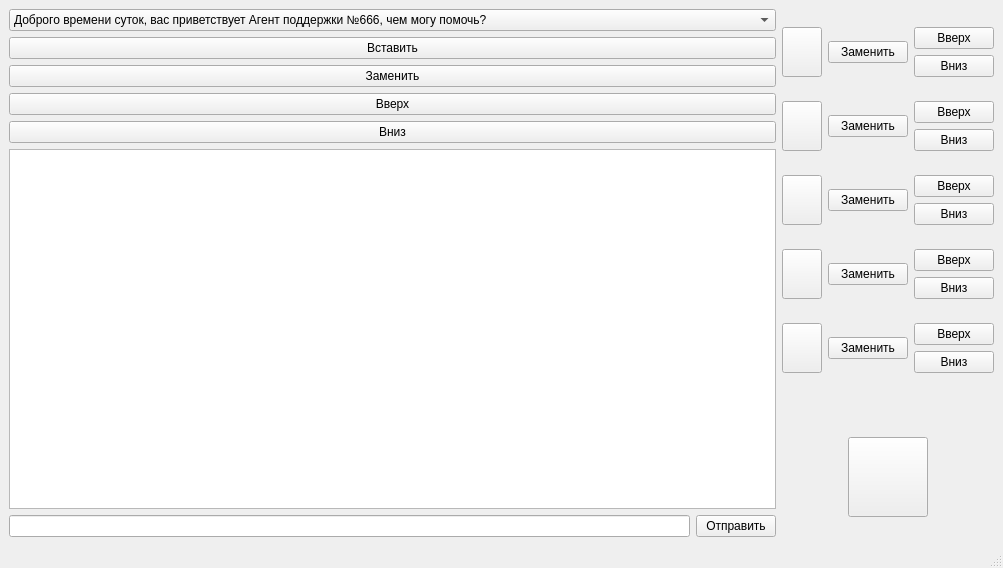
<?xml version="1.0" encoding="UTF-8"?>
<ui version="4.0">
 <class>MainWindow</class>
 <widget class="QMainWindow" name="MainWindow">
  <property name="geometry">
   <rect>
    <x>0</x>
    <y>0</y>
    <width>1003</width>
    <height>568</height>
   </rect>
  </property>
  <property name="windowTitle">
   <string>MainWindow</string>
  </property>
  <widget class="QWidget" name="centralwidget">
   <layout class="QHBoxLayout" name="horizontalLayout_12">
    <item>
     <layout class="QVBoxLayout" name="verticalLayout_8">
      <item>
       <widget class="QComboBox" name="comboBox">
        <item>
         <property name="text">
          <string>Доброго времени суток, вас приветствует Агент поддержки №666, чем могу помочь?</string>
         </property>
        </item>
        <item>
         <property name="text">
          <string>Опишите вашу проблему в деталях</string>
         </property>
        </item>
        <item>
         <property name="text">
          <string>Соединяю вас со специалистом по Вашему вопросу</string>
         </property>
        </item>
        <item>
         <property name="text">
          <string>Подождите пару минут,</string>
         </property>
        </item>
        <item>
         <property name="text">
          <string>Как Вы оцените нашу работу?</string>
         </property>
        </item>
       </widget>
      </item>
      <item>
       <widget class="QPushButton" name="pushButton_2">
        <property name="text">
         <string>Вставить</string>
        </property>
       </widget>
      </item>
      <item>
       <widget class="QPushButton" name="pushButton_3">
        <property name="text">
         <string>Заменить</string>
        </property>
       </widget>
      </item>
      <item>
       <widget class="QPushButton" name="pushButton_4">
        <property name="text">
         <string>Вверх</string>
        </property>
       </widget>
      </item>
      <item>
       <widget class="QPushButton" name="pushButton_5">
        <property name="text">
         <string>Вниз</string>
        </property>
       </widget>
      </item>
      <item>
       <widget class="QTextEdit" name="textEdit">
        <property name="maximumSize">
         <size>
          <width>800</width>
          <height>700</height>
         </size>
        </property>
        <property name="readOnly">
         <bool>true</bool>
        </property>
       </widget>
      </item>
      <item>
       <layout class="QHBoxLayout" name="horizontalLayout_8">
        <item>
         <widget class="QLineEdit" name="lineEdit"/>
        </item>
        <item>
         <widget class="QPushButton" name="pushButton">
          <property name="text">
           <string>Отправить</string>
          </property>
         </widget>
        </item>
       </layout>
      </item>
     </layout>
    </item>
    <item>
     <layout class="QVBoxLayout" name="verticalLayout">
      <item>
       <layout class="QHBoxLayout" name="horizontalLayout_4">
        <item>
         <widget class="QPushButton" name="Answer3">
          <property name="sizePolicy">
           <sizepolicy hsizetype="Preferred" vsizetype="Preferred">
            <horstretch>50</horstretch>
            <verstretch>50</verstretch>
           </sizepolicy>
          </property>
          <property name="maximumSize">
           <size>
            <width>400</width>
            <height>50</height>
           </size>
          </property>
          <property name="text">
           <string/>
          </property>
         </widget>
        </item>
        <item>
         <widget class="QPushButton" name="Edit3">
          <property name="text">
           <string>Заменить</string>
          </property>
         </widget>
        </item>
        <item>
         <layout class="QVBoxLayout" name="verticalLayout_5">
          <item>
           <widget class="QPushButton" name="U3">
            <property name="text">
             <string>Вверх</string>
            </property>
           </widget>
          </item>
          <item>
           <widget class="QPushButton" name="D3">
            <property name="text">
             <string>Вниз</string>
            </property>
           </widget>
          </item>
         </layout>
        </item>
       </layout>
      </item>
      <item>
       <layout class="QHBoxLayout" name="horizontalLayout_5">
        <item>
         <widget class="QPushButton" name="Answer4">
          <property name="sizePolicy">
           <sizepolicy hsizetype="Preferred" vsizetype="Preferred">
            <horstretch>50</horstretch>
            <verstretch>50</verstretch>
           </sizepolicy>
          </property>
          <property name="maximumSize">
           <size>
            <width>400</width>
            <height>50</height>
           </size>
          </property>
          <property name="text">
           <string/>
          </property>
         </widget>
        </item>
        <item>
         <widget class="QPushButton" name="Edit4">
          <property name="text">
           <string>Заменить</string>
          </property>
         </widget>
        </item>
        <item>
         <layout class="QVBoxLayout" name="verticalLayout_6">
          <item>
           <widget class="QPushButton" name="U4">
            <property name="text">
             <string>Вверх</string>
            </property>
           </widget>
          </item>
          <item>
           <widget class="QPushButton" name="D4">
            <property name="text">
             <string>Вниз</string>
            </property>
           </widget>
          </item>
         </layout>
        </item>
       </layout>
      </item>
      <item>
       <layout class="QHBoxLayout" name="horizontalLayout_6">
        <item>
         <widget class="QPushButton" name="Answer5">
          <property name="sizePolicy">
           <sizepolicy hsizetype="Preferred" vsizetype="Preferred">
            <horstretch>50</horstretch>
            <verstretch>50</verstretch>
           </sizepolicy>
          </property>
          <property name="maximumSize">
           <size>
            <width>400</width>
            <height>50</height>
           </size>
          </property>
          <property name="text">
           <string/>
          </property>
         </widget>
        </item>
        <item>
         <widget class="QPushButton" name="Edit5">
          <property name="text">
           <string>Заменить</string>
          </property>
         </widget>
        </item>
        <item>
         <layout class="QVBoxLayout" name="verticalLayout_7">
          <item>
           <widget class="QPushButton" name="U5">
            <property name="text">
             <string>Вверх</string>
            </property>
           </widget>
          </item>
          <item>
           <widget class="QPushButton" name="D5">
            <property name="text">
             <string>Вниз</string>
            </property>
           </widget>
          </item>
         </layout>
        </item>
       </layout>
      </item>
      <item>
       <layout class="QHBoxLayout" name="horizontalLayout_2">
        <item>
         <widget class="QPushButton" name="Answer1">
          <property name="sizePolicy">
           <sizepolicy hsizetype="Preferred" vsizetype="Preferred">
            <horstretch>50</horstretch>
            <verstretch>50</verstretch>
           </sizepolicy>
          </property>
          <property name="maximumSize">
           <size>
            <width>400</width>
            <height>50</height>
           </size>
          </property>
          <property name="text">
           <string/>
          </property>
         </widget>
        </item>
        <item>
         <widget class="QPushButton" name="Edit1">
          <property name="text">
           <string>Заменить</string>
          </property>
         </widget>
        </item>
        <item>
         <layout class="QVBoxLayout" name="verticalLayout_2">
          <item>
           <widget class="QPushButton" name="U1">
            <property name="text">
             <string>Вверх</string>
            </property>
           </widget>
          </item>
          <item>
           <widget class="QPushButton" name="D1">
            <property name="text">
             <string>Вниз</string>
            </property>
           </widget>
          </item>
         </layout>
        </item>
       </layout>
      </item>
      <item>
       <layout class="QHBoxLayout" name="horizontalLayout_3">
        <item>
         <widget class="QPushButton" name="Answer2">
          <property name="sizePolicy">
           <sizepolicy hsizetype="Preferred" vsizetype="Preferred">
            <horstretch>50</horstretch>
            <verstretch>50</verstretch>
           </sizepolicy>
          </property>
          <property name="maximumSize">
           <size>
            <width>400</width>
            <height>50</height>
           </size>
          </property>
          <property name="text">
           <string/>
          </property>
         </widget>
        </item>
        <item>
         <widget class="QPushButton" name="Edit2">
          <property name="text">
           <string>Заменить</string>
          </property>
         </widget>
        </item>
        <item>
         <layout class="QVBoxLayout" name="verticalLayout_4">
          <item>
           <widget class="QPushButton" name="U2">
            <property name="text">
             <string>Вверх</string>
            </property>
           </widget>
          </item>
          <item>
           <widget class="QPushButton" name="D2">
            <property name="text">
             <string>Вниз</string>
            </property>
           </widget>
          </item>
         </layout>
        </item>
       </layout>
      </item>
      <item>
       <spacer name="verticalSpacer">
        <property name="orientation">
         <enum>Qt::Vertical</enum>
        </property>
        <property name="sizeType">
         <enum>QSizePolicy::Preferred</enum>
        </property>
        <property name="sizeHint" stdset="0">
         <size>
          <width>20</width>
          <height>40</height>
         </size>
        </property>
       </spacer>
      </item>
      <item>
       <layout class="QHBoxLayout" name="horizontalLayout_7">
        <item>
         <widget class="QPushButton" name="NUGGA">
          <property name="maximumSize">
           <size>
            <width>80</width>
            <height>80</height>
           </size>
          </property>
          <property name="text">
           <string/>
          </property>
          <property name="icon">
           <iconset resource="source.qrc">
            <normaloff>:/Background/C:/Users/M4RKER/Downloads/NUGGA.jpg</normaloff>:/Background/C:/Users/M4RKER/Downloads/NUGGA.jpg</iconset>
          </property>
          <property name="iconSize">
           <size>
            <width>64</width>
            <height>64</height>
           </size>
          </property>
         </widget>
        </item>
       </layout>
      </item>
     </layout>
    </item>
   </layout>
  </widget>
  <widget class="QMenuBar" name="menubar">
   <property name="geometry">
    <rect>
     <x>0</x>
     <y>0</y>
     <width>1003</width>
     <height>21</height>
    </rect>
   </property>
  </widget>
  <widget class="QStatusBar" name="statusbar"/>
 </widget>
 <resources>
  <include location="source.qrc"/>
 </resources>
 <connections/>
</ui>
